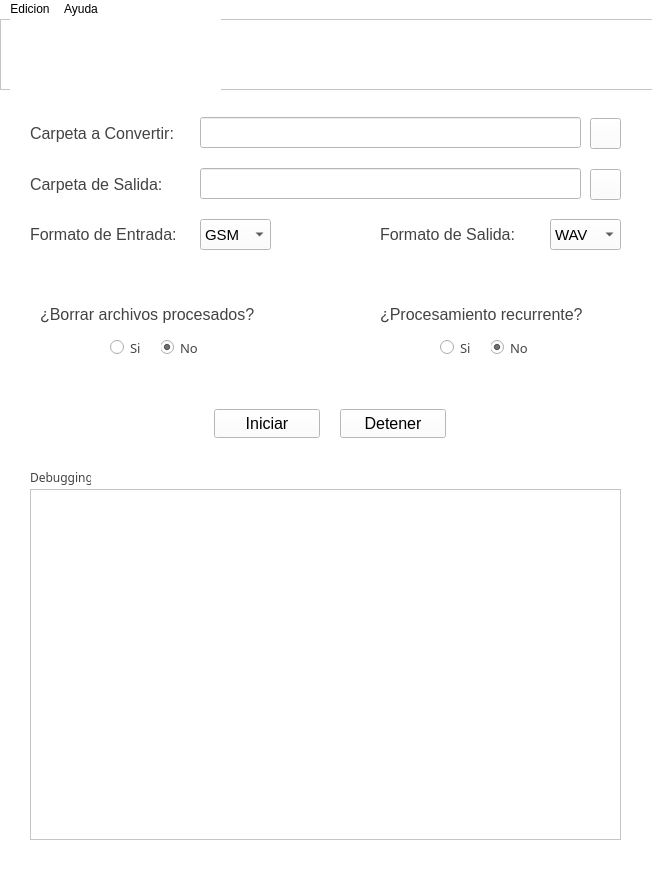
<?xml version="1.0" encoding="UTF-8"?>
<ui version="4.0">
 <class>MainWindow</class>
 <widget class="QMainWindow" name="MainWindow">
  <property name="geometry">
   <rect>
    <x>0</x>
    <y>0</y>
    <width>652</width>
    <height>888</height>
   </rect>
  </property>
  <property name="palette">
   <palette>
    <active>
     <colorrole role="WindowText">
      <brush brushstyle="SolidPattern">
       <color alpha="255">
        <red>0</red>
        <green>0</green>
        <blue>0</blue>
       </color>
      </brush>
     </colorrole>
     <colorrole role="Button">
      <brush brushstyle="SolidPattern">
       <color alpha="255">
        <red>255</red>
        <green>255</green>
        <blue>255</blue>
       </color>
      </brush>
     </colorrole>
     <colorrole role="Light">
      <brush brushstyle="SolidPattern">
       <color alpha="255">
        <red>213</red>
        <green>234</green>
        <blue>255</blue>
       </color>
      </brush>
     </colorrole>
     <colorrole role="Midlight">
      <brush brushstyle="SolidPattern">
       <color alpha="255">
        <red>149</red>
        <green>202</green>
        <blue>255</blue>
       </color>
      </brush>
     </colorrole>
     <colorrole role="Dark">
      <brush brushstyle="SolidPattern">
       <color alpha="255">
        <red>42</red>
        <green>85</green>
        <blue>127</blue>
       </color>
      </brush>
     </colorrole>
     <colorrole role="Mid">
      <brush brushstyle="SolidPattern">
       <color alpha="255">
        <red>56</red>
        <green>113</green>
        <blue>170</blue>
       </color>
      </brush>
     </colorrole>
     <colorrole role="Text">
      <brush brushstyle="SolidPattern">
       <color alpha="255">
        <red>54</red>
        <green>54</green>
        <blue>54</blue>
       </color>
      </brush>
     </colorrole>
     <colorrole role="BrightText">
      <brush brushstyle="SolidPattern">
       <color alpha="255">
        <red>255</red>
        <green>255</green>
        <blue>255</blue>
       </color>
      </brush>
     </colorrole>
     <colorrole role="ButtonText">
      <brush brushstyle="SolidPattern">
       <color alpha="255">
        <red>54</red>
        <green>54</green>
        <blue>54</blue>
       </color>
      </brush>
     </colorrole>
     <colorrole role="Base">
      <brush brushstyle="SolidPattern">
       <color alpha="255">
        <red>255</red>
        <green>255</green>
        <blue>255</blue>
       </color>
      </brush>
     </colorrole>
     <colorrole role="Window">
      <brush brushstyle="SolidPattern">
       <color alpha="255">
        <red>255</red>
        <green>255</green>
        <blue>255</blue>
       </color>
      </brush>
     </colorrole>
     <colorrole role="Shadow">
      <brush brushstyle="SolidPattern">
       <color alpha="255">
        <red>54</red>
        <green>54</green>
        <blue>54</blue>
       </color>
      </brush>
     </colorrole>
     <colorrole role="AlternateBase">
      <brush brushstyle="SolidPattern">
       <color alpha="255">
        <red>170</red>
        <green>212</green>
        <blue>255</blue>
       </color>
      </brush>
     </colorrole>
     <colorrole role="ToolTipBase">
      <brush brushstyle="SolidPattern">
       <color alpha="255">
        <red>255</red>
        <green>255</green>
        <blue>220</blue>
       </color>
      </brush>
     </colorrole>
     <colorrole role="ToolTipText">
      <brush brushstyle="SolidPattern">
       <color alpha="255">
        <red>54</red>
        <green>54</green>
        <blue>54</blue>
       </color>
      </brush>
     </colorrole>
    </active>
    <inactive>
     <colorrole role="WindowText">
      <brush brushstyle="SolidPattern">
       <color alpha="255">
        <red>0</red>
        <green>0</green>
        <blue>0</blue>
       </color>
      </brush>
     </colorrole>
     <colorrole role="Button">
      <brush brushstyle="SolidPattern">
       <color alpha="255">
        <red>255</red>
        <green>255</green>
        <blue>255</blue>
       </color>
      </brush>
     </colorrole>
     <colorrole role="Light">
      <brush brushstyle="SolidPattern">
       <color alpha="255">
        <red>213</red>
        <green>234</green>
        <blue>255</blue>
       </color>
      </brush>
     </colorrole>
     <colorrole role="Midlight">
      <brush brushstyle="SolidPattern">
       <color alpha="255">
        <red>149</red>
        <green>202</green>
        <blue>255</blue>
       </color>
      </brush>
     </colorrole>
     <colorrole role="Dark">
      <brush brushstyle="SolidPattern">
       <color alpha="255">
        <red>42</red>
        <green>85</green>
        <blue>127</blue>
       </color>
      </brush>
     </colorrole>
     <colorrole role="Mid">
      <brush brushstyle="SolidPattern">
       <color alpha="255">
        <red>56</red>
        <green>113</green>
        <blue>170</blue>
       </color>
      </brush>
     </colorrole>
     <colorrole role="Text">
      <brush brushstyle="SolidPattern">
       <color alpha="255">
        <red>54</red>
        <green>54</green>
        <blue>54</blue>
       </color>
      </brush>
     </colorrole>
     <colorrole role="BrightText">
      <brush brushstyle="SolidPattern">
       <color alpha="255">
        <red>255</red>
        <green>255</green>
        <blue>255</blue>
       </color>
      </brush>
     </colorrole>
     <colorrole role="ButtonText">
      <brush brushstyle="SolidPattern">
       <color alpha="255">
        <red>54</red>
        <green>54</green>
        <blue>54</blue>
       </color>
      </brush>
     </colorrole>
     <colorrole role="Base">
      <brush brushstyle="SolidPattern">
       <color alpha="255">
        <red>255</red>
        <green>255</green>
        <blue>255</blue>
       </color>
      </brush>
     </colorrole>
     <colorrole role="Window">
      <brush brushstyle="SolidPattern">
       <color alpha="255">
        <red>255</red>
        <green>255</green>
        <blue>255</blue>
       </color>
      </brush>
     </colorrole>
     <colorrole role="Shadow">
      <brush brushstyle="SolidPattern">
       <color alpha="255">
        <red>54</red>
        <green>54</green>
        <blue>54</blue>
       </color>
      </brush>
     </colorrole>
     <colorrole role="AlternateBase">
      <brush brushstyle="SolidPattern">
       <color alpha="255">
        <red>170</red>
        <green>212</green>
        <blue>255</blue>
       </color>
      </brush>
     </colorrole>
     <colorrole role="ToolTipBase">
      <brush brushstyle="SolidPattern">
       <color alpha="255">
        <red>255</red>
        <green>255</green>
        <blue>220</blue>
       </color>
      </brush>
     </colorrole>
     <colorrole role="ToolTipText">
      <brush brushstyle="SolidPattern">
       <color alpha="255">
        <red>54</red>
        <green>54</green>
        <blue>54</blue>
       </color>
      </brush>
     </colorrole>
    </inactive>
    <disabled>
     <colorrole role="WindowText">
      <brush brushstyle="SolidPattern">
       <color alpha="255">
        <red>42</red>
        <green>85</green>
        <blue>127</blue>
       </color>
      </brush>
     </colorrole>
     <colorrole role="Button">
      <brush brushstyle="SolidPattern">
       <color alpha="255">
        <red>255</red>
        <green>255</green>
        <blue>255</blue>
       </color>
      </brush>
     </colorrole>
     <colorrole role="Light">
      <brush brushstyle="SolidPattern">
       <color alpha="255">
        <red>213</red>
        <green>234</green>
        <blue>255</blue>
       </color>
      </brush>
     </colorrole>
     <colorrole role="Midlight">
      <brush brushstyle="SolidPattern">
       <color alpha="255">
        <red>149</red>
        <green>202</green>
        <blue>255</blue>
       </color>
      </brush>
     </colorrole>
     <colorrole role="Dark">
      <brush brushstyle="SolidPattern">
       <color alpha="255">
        <red>42</red>
        <green>85</green>
        <blue>127</blue>
       </color>
      </brush>
     </colorrole>
     <colorrole role="Mid">
      <brush brushstyle="SolidPattern">
       <color alpha="255">
        <red>56</red>
        <green>113</green>
        <blue>170</blue>
       </color>
      </brush>
     </colorrole>
     <colorrole role="Text">
      <brush brushstyle="SolidPattern">
       <color alpha="255">
        <red>42</red>
        <green>85</green>
        <blue>127</blue>
       </color>
      </brush>
     </colorrole>
     <colorrole role="BrightText">
      <brush brushstyle="SolidPattern">
       <color alpha="255">
        <red>255</red>
        <green>255</green>
        <blue>255</blue>
       </color>
      </brush>
     </colorrole>
     <colorrole role="ButtonText">
      <brush brushstyle="SolidPattern">
       <color alpha="255">
        <red>42</red>
        <green>85</green>
        <blue>127</blue>
       </color>
      </brush>
     </colorrole>
     <colorrole role="Base">
      <brush brushstyle="SolidPattern">
       <color alpha="255">
        <red>255</red>
        <green>255</green>
        <blue>255</blue>
       </color>
      </brush>
     </colorrole>
     <colorrole role="Window">
      <brush brushstyle="SolidPattern">
       <color alpha="255">
        <red>255</red>
        <green>255</green>
        <blue>255</blue>
       </color>
      </brush>
     </colorrole>
     <colorrole role="Shadow">
      <brush brushstyle="SolidPattern">
       <color alpha="255">
        <red>54</red>
        <green>54</green>
        <blue>54</blue>
       </color>
      </brush>
     </colorrole>
     <colorrole role="AlternateBase">
      <brush brushstyle="SolidPattern">
       <color alpha="255">
        <red>85</red>
        <green>170</green>
        <blue>255</blue>
       </color>
      </brush>
     </colorrole>
     <colorrole role="ToolTipBase">
      <brush brushstyle="SolidPattern">
       <color alpha="255">
        <red>255</red>
        <green>255</green>
        <blue>220</blue>
       </color>
      </brush>
     </colorrole>
     <colorrole role="ToolTipText">
      <brush brushstyle="SolidPattern">
       <color alpha="255">
        <red>54</red>
        <green>54</green>
        <blue>54</blue>
       </color>
      </brush>
     </colorrole>
    </disabled>
   </palette>
  </property>
  <property name="font">
   <font>
    <family>Microsoft JhengHei Light</family>
    <pointsize>12</pointsize>
   </font>
  </property>
  <property name="windowTitle">
   <string extracomment="Massive ">MATE</string>
  </property>
  <property name="styleSheet">
   <string notr="true">background-color: rgb(255, 255, 255);</string>
  </property>
  <widget class="QWidget" name="centralwidget">
   <widget class="QLabel" name="input_folder_label">
    <property name="geometry">
     <rect>
      <x>30</x>
      <y>99</y>
      <width>161</width>
      <height>31</height>
     </rect>
    </property>
    <property name="font">
     <font>
      <family>Microsoft JhengHei UI</family>
      <pointsize>12</pointsize>
      <weight>50</weight>
      <bold>false</bold>
     </font>
    </property>
    <property name="styleSheet">
     <string notr="true">color: rgb(67, 67, 67);</string>
    </property>
    <property name="text">
     <string>Carpeta a Convertir:</string>
    </property>
   </widget>
   <widget class="QPushButton" name="input_folder_button">
    <property name="geometry">
     <rect>
      <x>590</x>
      <y>99</y>
      <width>31</width>
      <height>31</height>
     </rect>
    </property>
    <property name="font">
     <font>
      <pointsize>18</pointsize>
      <weight>50</weight>
      <bold>false</bold>
      <kerning>true</kerning>
     </font>
    </property>
    <property name="autoFillBackground">
     <bool>false</bool>
    </property>
    <property name="text">
     <string/>
    </property>
    <property name="icon">
     <iconset>
      <normaloff>carpeta.svg</normaloff>carpeta.svg</iconset>
    </property>
    <property name="iconSize">
     <size>
      <width>20</width>
      <height>20</height>
     </size>
    </property>
    <property name="checkable">
     <bool>false</bool>
    </property>
    <property name="autoDefault">
     <bool>true</bool>
    </property>
    <property name="default">
     <bool>false</bool>
    </property>
    <property name="flat">
     <bool>false</bool>
    </property>
   </widget>
   <widget class="QLineEdit" name="input_folder_text">
    <property name="geometry">
     <rect>
      <x>200</x>
      <y>98</y>
      <width>381</width>
      <height>31</height>
     </rect>
    </property>
    <property name="palette">
     <palette>
      <active>
       <colorrole role="Button">
        <brush brushstyle="SolidPattern">
         <color alpha="255">
          <red>255</red>
          <green>255</green>
          <blue>255</blue>
         </color>
        </brush>
       </colorrole>
       <colorrole role="Base">
        <brush brushstyle="SolidPattern">
         <color alpha="255">
          <red>255</red>
          <green>255</green>
          <blue>255</blue>
         </color>
        </brush>
       </colorrole>
       <colorrole role="Window">
        <brush brushstyle="SolidPattern">
         <color alpha="255">
          <red>255</red>
          <green>255</green>
          <blue>255</blue>
         </color>
        </brush>
       </colorrole>
       <colorrole role="Shadow">
        <brush brushstyle="SolidPattern">
         <color alpha="255">
          <red>58</red>
          <green>58</green>
          <blue>58</blue>
         </color>
        </brush>
       </colorrole>
      </active>
      <inactive>
       <colorrole role="Button">
        <brush brushstyle="SolidPattern">
         <color alpha="255">
          <red>255</red>
          <green>255</green>
          <blue>255</blue>
         </color>
        </brush>
       </colorrole>
       <colorrole role="Base">
        <brush brushstyle="SolidPattern">
         <color alpha="255">
          <red>255</red>
          <green>255</green>
          <blue>255</blue>
         </color>
        </brush>
       </colorrole>
       <colorrole role="Window">
        <brush brushstyle="SolidPattern">
         <color alpha="255">
          <red>255</red>
          <green>255</green>
          <blue>255</blue>
         </color>
        </brush>
       </colorrole>
       <colorrole role="Shadow">
        <brush brushstyle="SolidPattern">
         <color alpha="255">
          <red>58</red>
          <green>58</green>
          <blue>58</blue>
         </color>
        </brush>
       </colorrole>
      </inactive>
      <disabled>
       <colorrole role="Button">
        <brush brushstyle="SolidPattern">
         <color alpha="255">
          <red>255</red>
          <green>255</green>
          <blue>255</blue>
         </color>
        </brush>
       </colorrole>
       <colorrole role="Base">
        <brush brushstyle="SolidPattern">
         <color alpha="255">
          <red>255</red>
          <green>255</green>
          <blue>255</blue>
         </color>
        </brush>
       </colorrole>
       <colorrole role="Window">
        <brush brushstyle="SolidPattern">
         <color alpha="255">
          <red>255</red>
          <green>255</green>
          <blue>255</blue>
         </color>
        </brush>
       </colorrole>
       <colorrole role="Shadow">
        <brush brushstyle="SolidPattern">
         <color alpha="255">
          <red>58</red>
          <green>58</green>
          <blue>58</blue>
         </color>
        </brush>
       </colorrole>
      </disabled>
     </palette>
    </property>
    <property name="font">
     <font>
      <family>Microsoft JhengHei UI Light</family>
      <pointsize>10</pointsize>
     </font>
    </property>
   </widget>
   <widget class="QLineEdit" name="output_folder_text">
    <property name="geometry">
     <rect>
      <x>200</x>
      <y>149</y>
      <width>381</width>
      <height>31</height>
     </rect>
    </property>
    <property name="palette">
     <palette>
      <active>
       <colorrole role="Button">
        <brush brushstyle="SolidPattern">
         <color alpha="255">
          <red>255</red>
          <green>255</green>
          <blue>255</blue>
         </color>
        </brush>
       </colorrole>
       <colorrole role="Base">
        <brush brushstyle="SolidPattern">
         <color alpha="255">
          <red>255</red>
          <green>255</green>
          <blue>255</blue>
         </color>
        </brush>
       </colorrole>
       <colorrole role="Window">
        <brush brushstyle="SolidPattern">
         <color alpha="255">
          <red>255</red>
          <green>255</green>
          <blue>255</blue>
         </color>
        </brush>
       </colorrole>
       <colorrole role="Shadow">
        <brush brushstyle="SolidPattern">
         <color alpha="255">
          <red>58</red>
          <green>58</green>
          <blue>58</blue>
         </color>
        </brush>
       </colorrole>
      </active>
      <inactive>
       <colorrole role="Button">
        <brush brushstyle="SolidPattern">
         <color alpha="255">
          <red>255</red>
          <green>255</green>
          <blue>255</blue>
         </color>
        </brush>
       </colorrole>
       <colorrole role="Base">
        <brush brushstyle="SolidPattern">
         <color alpha="255">
          <red>255</red>
          <green>255</green>
          <blue>255</blue>
         </color>
        </brush>
       </colorrole>
       <colorrole role="Window">
        <brush brushstyle="SolidPattern">
         <color alpha="255">
          <red>255</red>
          <green>255</green>
          <blue>255</blue>
         </color>
        </brush>
       </colorrole>
       <colorrole role="Shadow">
        <brush brushstyle="SolidPattern">
         <color alpha="255">
          <red>58</red>
          <green>58</green>
          <blue>58</blue>
         </color>
        </brush>
       </colorrole>
      </inactive>
      <disabled>
       <colorrole role="Button">
        <brush brushstyle="SolidPattern">
         <color alpha="255">
          <red>255</red>
          <green>255</green>
          <blue>255</blue>
         </color>
        </brush>
       </colorrole>
       <colorrole role="Base">
        <brush brushstyle="SolidPattern">
         <color alpha="255">
          <red>255</red>
          <green>255</green>
          <blue>255</blue>
         </color>
        </brush>
       </colorrole>
       <colorrole role="Window">
        <brush brushstyle="SolidPattern">
         <color alpha="255">
          <red>255</red>
          <green>255</green>
          <blue>255</blue>
         </color>
        </brush>
       </colorrole>
       <colorrole role="Shadow">
        <brush brushstyle="SolidPattern">
         <color alpha="255">
          <red>58</red>
          <green>58</green>
          <blue>58</blue>
         </color>
        </brush>
       </colorrole>
      </disabled>
     </palette>
    </property>
    <property name="font">
     <font>
      <family>Microsoft JhengHei UI Light</family>
      <pointsize>10</pointsize>
     </font>
    </property>
   </widget>
   <widget class="QLabel" name="output_folder_label">
    <property name="geometry">
     <rect>
      <x>30</x>
      <y>150</y>
      <width>161</width>
      <height>31</height>
     </rect>
    </property>
    <property name="font">
     <font>
      <family>Microsoft JhengHei UI</family>
      <pointsize>12</pointsize>
      <weight>50</weight>
      <bold>false</bold>
     </font>
    </property>
    <property name="styleSheet">
     <string notr="true">color: rgb(67, 67, 67);</string>
    </property>
    <property name="text">
     <string>Carpeta de Salida:</string>
    </property>
   </widget>
   <widget class="QPushButton" name="output_folder_button">
    <property name="geometry">
     <rect>
      <x>590</x>
      <y>150</y>
      <width>31</width>
      <height>31</height>
     </rect>
    </property>
    <property name="font">
     <font>
      <pointsize>18</pointsize>
      <kerning>true</kerning>
     </font>
    </property>
    <property name="autoFillBackground">
     <bool>false</bool>
    </property>
    <property name="text">
     <string/>
    </property>
    <property name="icon">
     <iconset>
      <normaloff>carpeta.svg</normaloff>carpeta.svg</iconset>
    </property>
    <property name="iconSize">
     <size>
      <width>20</width>
      <height>20</height>
     </size>
    </property>
    <property name="checkable">
     <bool>false</bool>
    </property>
    <property name="autoDefault">
     <bool>true</bool>
    </property>
    <property name="default">
     <bool>false</bool>
    </property>
    <property name="flat">
     <bool>false</bool>
    </property>
   </widget>
   <widget class="QLabel" name="output_format_label">
    <property name="geometry">
     <rect>
      <x>380</x>
      <y>200</y>
      <width>161</width>
      <height>31</height>
     </rect>
    </property>
    <property name="font">
     <font>
      <family>Microsoft JhengHei UI</family>
      <pointsize>12</pointsize>
      <weight>50</weight>
      <bold>false</bold>
     </font>
    </property>
    <property name="styleSheet">
     <string notr="true">color: rgb(67, 67, 67);</string>
    </property>
    <property name="text">
     <string>Formato de Salida:</string>
    </property>
   </widget>
   <widget class="QComboBox" name="output_format_text">
    <property name="geometry">
     <rect>
      <x>550</x>
      <y>200</y>
      <width>71</width>
      <height>31</height>
     </rect>
    </property>
    <property name="font">
     <font>
      <family>Microsoft JhengHei UI</family>
      <pointsize>11</pointsize>
     </font>
    </property>
    <item>
     <property name="text">
      <string>WAV</string>
     </property>
    </item>
    <item>
     <property name="text">
      <string>MP3</string>
     </property>
    </item>
    <item>
     <property name="text">
      <string>OPUS</string>
     </property>
    </item>
    <item>
     <property name="text">
      <string>AAC</string>
     </property>
    </item>
    <item>
     <property name="text">
      <string>M4A</string>
     </property>
    </item>
   </widget>
   <widget class="QWidget" name="widget" native="true">
    <property name="geometry">
     <rect>
      <x>30</x>
      <y>270</y>
      <width>241</width>
      <height>80</height>
     </rect>
    </property>
    <widget class="QRadioButton" name="delete_processed_no">
     <property name="geometry">
      <rect>
       <x>130</x>
       <y>50</y>
       <width>51</width>
       <height>17</height>
      </rect>
     </property>
     <property name="font">
      <font>
       <family>Microsoft JhengHei UI Light</family>
       <pointsize>10</pointsize>
      </font>
     </property>
     <property name="styleSheet">
      <string notr="true">color: rgb(67, 67, 67);</string>
     </property>
     <property name="text">
      <string>No</string>
     </property>
     <property name="checked">
      <bool>true</bool>
     </property>
    </widget>
    <widget class="QLabel" name="delete_processed_label">
     <property name="geometry">
      <rect>
       <x>10</x>
       <y>10</y>
       <width>221</width>
       <height>31</height>
      </rect>
     </property>
     <property name="font">
      <font>
       <family>Microsoft JhengHei UI</family>
       <pointsize>12</pointsize>
       <weight>50</weight>
       <bold>false</bold>
      </font>
     </property>
     <property name="styleSheet">
      <string notr="true">color: rgb(67, 67, 67);</string>
     </property>
     <property name="text">
      <string>¿Borrar archivos procesados?</string>
     </property>
    </widget>
    <widget class="QRadioButton" name="delete_processed_yes">
     <property name="geometry">
      <rect>
       <x>80</x>
       <y>50</y>
       <width>51</width>
       <height>17</height>
      </rect>
     </property>
     <property name="font">
      <font>
       <family>Microsoft JhengHei UI Light</family>
       <pointsize>10</pointsize>
      </font>
     </property>
     <property name="styleSheet">
      <string notr="true">color: rgb(67, 67, 67);</string>
     </property>
     <property name="text">
      <string>Si</string>
     </property>
    </widget>
   </widget>
   <widget class="QWidget" name="widget_2" native="true">
    <property name="geometry">
     <rect>
      <x>370</x>
      <y>270</y>
      <width>231</width>
      <height>80</height>
     </rect>
    </property>
    <widget class="QRadioButton" name="recurring_processing_no">
     <property name="geometry">
      <rect>
       <x>120</x>
       <y>50</y>
       <width>51</width>
       <height>17</height>
      </rect>
     </property>
     <property name="font">
      <font>
       <family>Microsoft JhengHei UI Light</family>
       <pointsize>10</pointsize>
      </font>
     </property>
     <property name="styleSheet">
      <string notr="true">color: rgb(67, 67, 67);</string>
     </property>
     <property name="text">
      <string>No</string>
     </property>
     <property name="checked">
      <bool>true</bool>
     </property>
    </widget>
    <widget class="QLabel" name="recurring_processing_label">
     <property name="geometry">
      <rect>
       <x>10</x>
       <y>10</y>
       <width>221</width>
       <height>31</height>
      </rect>
     </property>
     <property name="font">
      <font>
       <family>Microsoft JhengHei UI</family>
       <pointsize>12</pointsize>
       <weight>50</weight>
       <bold>false</bold>
      </font>
     </property>
     <property name="styleSheet">
      <string notr="true">color: rgb(67, 67, 67);</string>
     </property>
     <property name="text">
      <string>¿Procesamiento recurrente?</string>
     </property>
    </widget>
    <widget class="QRadioButton" name="recurring_processing_yes">
     <property name="geometry">
      <rect>
       <x>70</x>
       <y>50</y>
       <width>51</width>
       <height>17</height>
      </rect>
     </property>
     <property name="font">
      <font>
       <family>Microsoft JhengHei UI Light</family>
       <pointsize>10</pointsize>
      </font>
     </property>
     <property name="styleSheet">
      <string notr="true">color: rgb(67, 67, 67);</string>
     </property>
     <property name="text">
      <string>Si</string>
     </property>
    </widget>
   </widget>
   <widget class="QPushButton" name="start_button">
    <property name="geometry">
     <rect>
      <x>214</x>
      <y>390</y>
      <width>106</width>
      <height>29</height>
     </rect>
    </property>
    <property name="font">
     <font>
      <family>Microsoft JhengHei UI</family>
      <pointsize>12</pointsize>
     </font>
    </property>
    <property name="text">
     <string>Iniciar</string>
    </property>
   </widget>
   <widget class="QPushButton" name="stop_button">
    <property name="geometry">
     <rect>
      <x>340</x>
      <y>390</y>
      <width>106</width>
      <height>29</height>
     </rect>
    </property>
    <property name="font">
     <font>
      <family>Microsoft JhengHei UI</family>
      <pointsize>12</pointsize>
     </font>
    </property>
    <property name="text">
     <string>Detener</string>
    </property>
   </widget>
   <widget class="QTextEdit" name="status_text">
    <property name="enabled">
     <bool>false</bool>
    </property>
    <property name="geometry">
     <rect>
      <x>30</x>
      <y>470</y>
      <width>591</width>
      <height>351</height>
     </rect>
    </property>
   </widget>
   <widget class="QLabel" name="label_7">
    <property name="geometry">
     <rect>
      <x>30</x>
      <y>450</y>
      <width>61</width>
      <height>16</height>
     </rect>
    </property>
    <property name="font">
     <font>
      <family>Microsoft New Tai Lue</family>
     </font>
    </property>
    <property name="styleSheet">
     <string notr="true">color: rgb(67, 67, 67);</string>
    </property>
    <property name="text">
     <string>Debugging</string>
    </property>
   </widget>
   <widget class="QFrame" name="frame">
    <property name="geometry">
     <rect>
      <x>0</x>
      <y>0</y>
      <width>671</width>
      <height>71</height>
     </rect>
    </property>
    <property name="palette">
     <palette>
      <active>
       <colorrole role="Button">
        <brush brushstyle="SolidPattern">
         <color alpha="255">
          <red>255</red>
          <green>255</green>
          <blue>255</blue>
         </color>
        </brush>
       </colorrole>
       <colorrole role="Base">
        <brush brushstyle="SolidPattern">
         <color alpha="255">
          <red>255</red>
          <green>255</green>
          <blue>255</blue>
         </color>
        </brush>
       </colorrole>
       <colorrole role="Window">
        <brush brushstyle="SolidPattern">
         <color alpha="255">
          <red>255</red>
          <green>255</green>
          <blue>255</blue>
         </color>
        </brush>
       </colorrole>
      </active>
      <inactive>
       <colorrole role="Button">
        <brush brushstyle="SolidPattern">
         <color alpha="255">
          <red>255</red>
          <green>255</green>
          <blue>255</blue>
         </color>
        </brush>
       </colorrole>
       <colorrole role="Base">
        <brush brushstyle="SolidPattern">
         <color alpha="255">
          <red>255</red>
          <green>255</green>
          <blue>255</blue>
         </color>
        </brush>
       </colorrole>
       <colorrole role="Window">
        <brush brushstyle="SolidPattern">
         <color alpha="255">
          <red>255</red>
          <green>255</green>
          <blue>255</blue>
         </color>
        </brush>
       </colorrole>
      </inactive>
      <disabled>
       <colorrole role="Button">
        <brush brushstyle="SolidPattern">
         <color alpha="255">
          <red>255</red>
          <green>255</green>
          <blue>255</blue>
         </color>
        </brush>
       </colorrole>
       <colorrole role="Base">
        <brush brushstyle="SolidPattern">
         <color alpha="255">
          <red>255</red>
          <green>255</green>
          <blue>255</blue>
         </color>
        </brush>
       </colorrole>
       <colorrole role="Window">
        <brush brushstyle="SolidPattern">
         <color alpha="255">
          <red>255</red>
          <green>255</green>
          <blue>255</blue>
         </color>
        </brush>
       </colorrole>
      </disabled>
     </palette>
    </property>
    <property name="autoFillBackground">
     <bool>false</bool>
    </property>
    <property name="styleSheet">
     <string notr="true"/>
    </property>
    <property name="frameShape">
     <enum>QFrame::StyledPanel</enum>
    </property>
    <property name="frameShadow">
     <enum>QFrame::Raised</enum>
    </property>
    <widget class="QLabel" name="label">
     <property name="geometry">
      <rect>
       <x>10</x>
       <y>0</y>
       <width>211</width>
       <height>71</height>
      </rect>
     </property>
     <property name="text">
      <string/>
     </property>
     <property name="pixmap">
      <pixmap>logo.PNG</pixmap>
     </property>
     <property name="scaledContents">
      <bool>true</bool>
     </property>
    </widget>
   </widget>
   <widget class="QComboBox" name="input_format_text">
    <property name="geometry">
     <rect>
      <x>200</x>
      <y>200</y>
      <width>71</width>
      <height>31</height>
     </rect>
    </property>
    <property name="font">
     <font>
      <family>Microsoft JhengHei UI</family>
      <pointsize>11</pointsize>
     </font>
    </property>
    <item>
     <property name="text">
      <string>GSM</string>
     </property>
    </item>
   </widget>
   <widget class="QLabel" name="output_format_label_2">
    <property name="geometry">
     <rect>
      <x>30</x>
      <y>200</y>
      <width>161</width>
      <height>31</height>
     </rect>
    </property>
    <property name="font">
     <font>
      <family>Microsoft JhengHei UI</family>
      <pointsize>12</pointsize>
      <weight>50</weight>
      <bold>false</bold>
     </font>
    </property>
    <property name="styleSheet">
     <string notr="true">color: rgb(67, 67, 67);</string>
    </property>
    <property name="text">
     <string>Formato de Entrada:</string>
    </property>
   </widget>
  </widget>
  <widget class="QMenuBar" name="menubar">
   <property name="geometry">
    <rect>
     <x>0</x>
     <y>0</y>
     <width>652</width>
     <height>21</height>
    </rect>
   </property>
   <widget class="QMenu" name="menuAcerca_de">
    <property name="title">
     <string>Edicion</string>
    </property>
   </widget>
   <widget class="QMenu" name="menuAyuda">
    <property name="title">
     <string>Ayuda</string>
    </property>
    <addaction name="separator"/>
    <addaction name="separator"/>
    <addaction name="actionAcerca_de"/>
   </widget>
   <addaction name="menuAcerca_de"/>
   <addaction name="menuAyuda"/>
  </widget>
  <widget class="QStatusBar" name="statusbar"/>
  <action name="actionAcerca_de">
   <property name="text">
    <string>Acerca de</string>
   </property>
  </action>
 </widget>
 <resources/>
 <connections/>
</ui>
